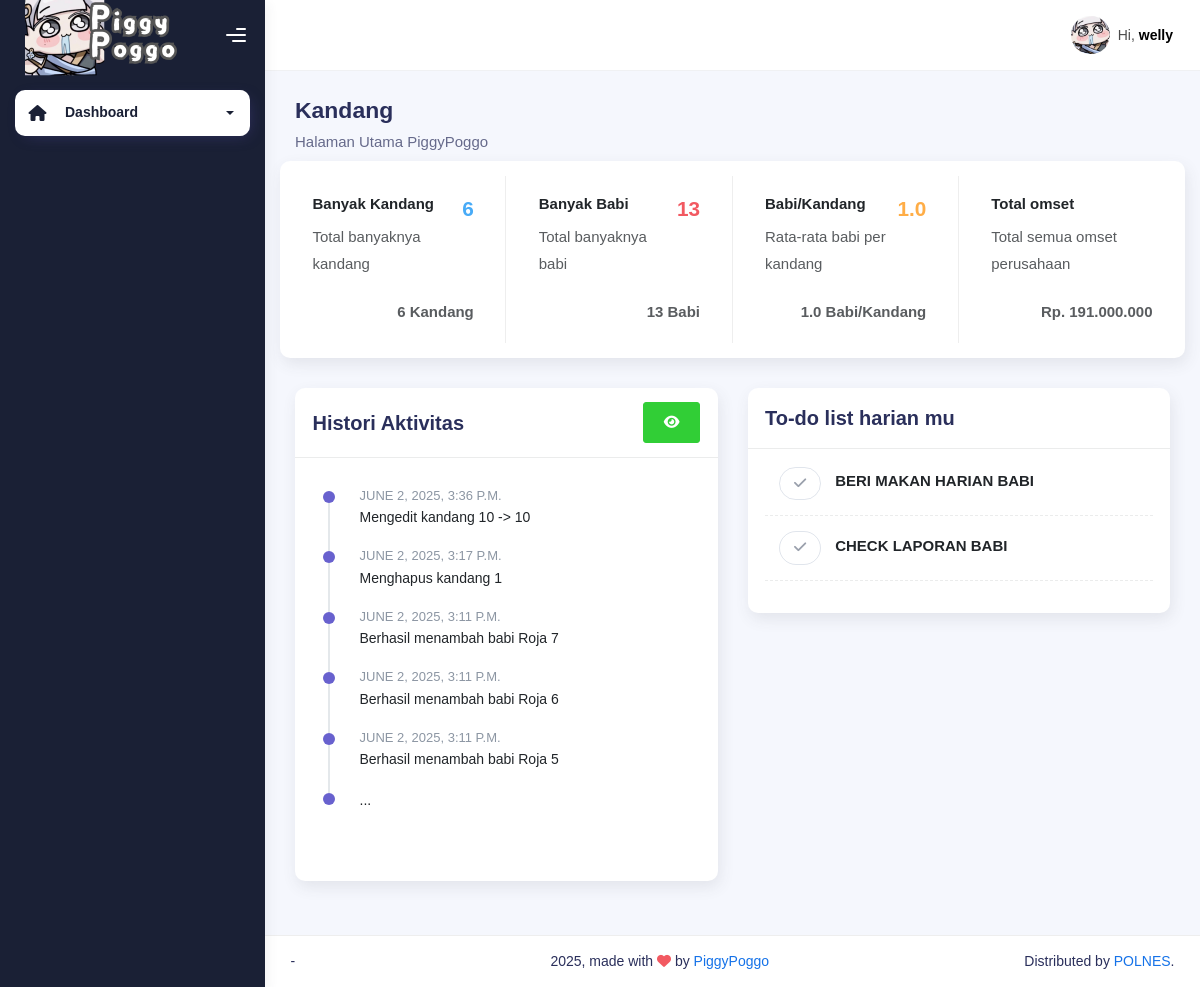
/dashboard (signed in), run on an earlier commit of the app's database.
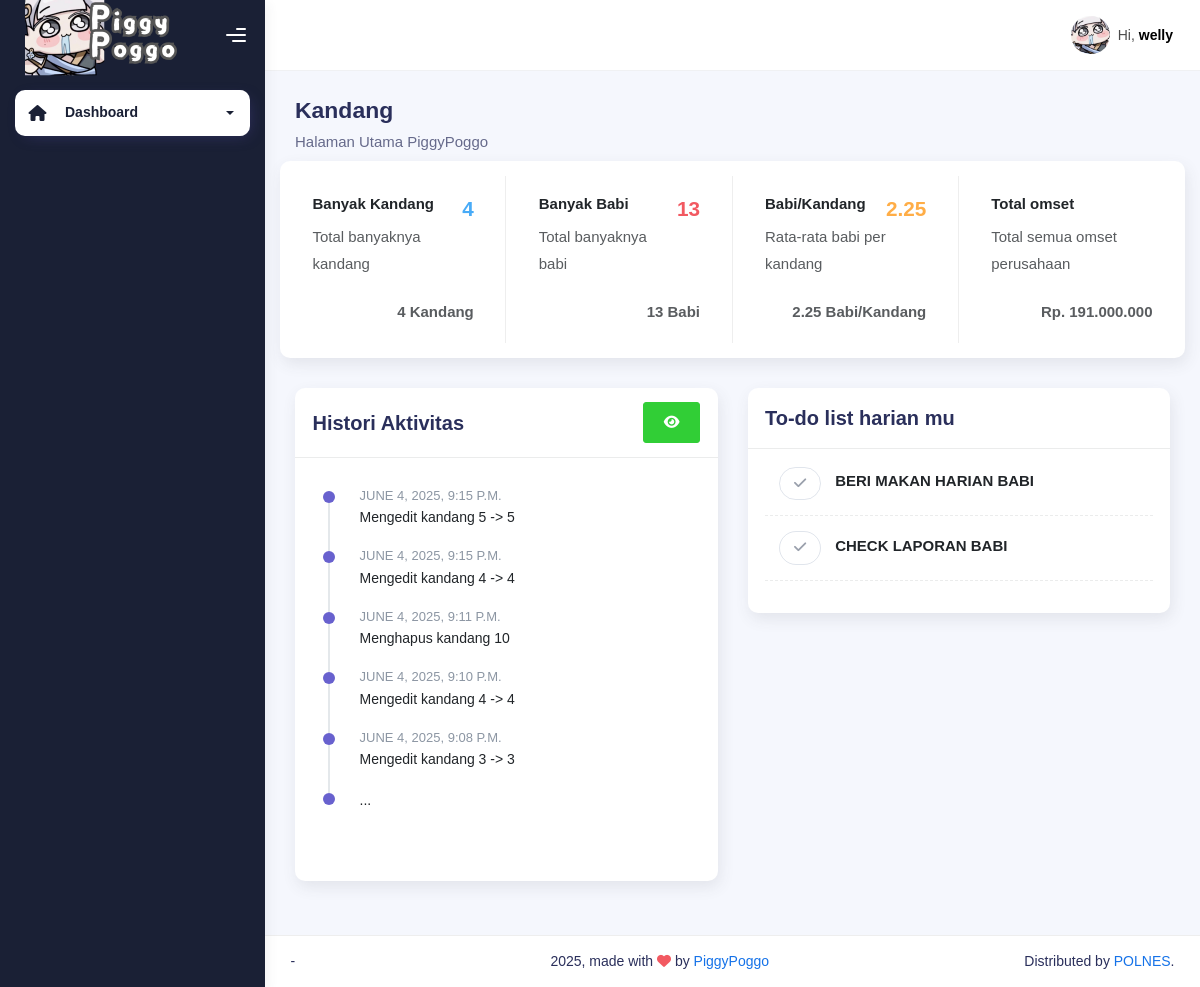
And on a later commit of the database.
### piggypoggo_app/models.py (models this page shows, shortened)
class Riwayat(models.Model):
    riwayat = models.TextField(null=True, blank=True)
    tanggal = models.DateTimeField(auto_now_add=True)
    def __str__(self):
        return f'{self.riwayat}'

class DailyDetail(models.Model):
    daily = models.ForeignKey(Daily, null=True, blank=True, on_delete=models.CASCADE)
    nama_daily = models.CharField(max_length=50, null=True, blank=True)
    last_check = models.DateField()
    @property
    def get_status(self):
        if self.last_check < date.today():
            return "Belum"
        else:
            return "Sudah"

### piggypoggo_app/views.py (the view)
# urls.py: path('dashboard', views.dashboard, name="dashboard"),
@login_required
@status_required([1, 2])
def dashboard(request):
    user_profile = UserProfile.objects.get(user=request.user)
    all_riwayats = Riwayat.objects.all().order_by('-pk')
    paginator = Paginator(all_riwayats, 5)
    all_kandang_count = Kandang.objects.all().count()
    all_babi_count = Babi.objects.filter(terjual=False).count()
    babi_per_kandang = Kandang.objects.annotate(babi_count=Count('babi'))
    average_babi_per_kandang = babi_per_kandang.aggregate(avg=Avg('babi_count'))['avg'] or 0
    omset_full = Nota.objects.all().aggregate(total_semua=Sum('total_harga'))['total_semua'] or 0
    omset_full = format_number(omset_full)
    daily = Daily.objects.filter(user=user_profile).first()
    dailies = DailyDetail.objects.filter(daily=daily)
    if request.method == 'POST':
        check_id = request.POST.get('daily')
        daily_detail = DailyDetail.objects.get(pk=check_id)
        daily_detail.last_check = date.today()
        daily_detail.save()
        return redirect('dashboard')
    context = {
        'on': 'utama',
        'all_riwayats': paginator.get_page(1),
        'all_kandang_count': all_kandang_count,
        'all_babi_count': all_babi_count,
        'average_babi_per_kandang': round(average_babi_per_kandang, 2),
        'omset_full': omset_full,
        'dailies': dailies,
    }
    return render(request, 'dashboard.html', context)

### piggypoggo_app/views.py (called while the page is built)
def format_number(value):
    try:
        value = int(value)
        return "{:,}".format(value).replace(",", ".")
    except:
        return value

### piggypoggo_app/templates/dashboard.html (shortened to what the changed rows need)
{% extends "base-dashboard.html" %} {% load static %}
{% block content %}
<div class="container">
  <div class="page-inner">
    <div class="row row-card-no-pd">
      <div class="col-12 col-sm-6 col-md-6 col-xl-3">
        <div class="card">
          <div class="card-body">
            <div class="d-flex justify-content-between">
              <div>
                <h6><b>Banyak Kandang</b></h6>
                <p class="text-muted">Total banyaknya kandang</p>
              </div>
              <h4 class="text-info fw-bold">{{ all_kandang_count }}</h4>
            </div>
            <div class="d-flex justify-content-between mt-2">
              <p class="text-muted mb-0">
                <b>{{ all_kandang_count }} Kandang</b>
              </p>
            </div>
          </div>
        </div>
      </div>
      <div class="col-12 col-sm-6 col-md-6 col-xl-3">
        <div class="card">
          <div class="card-body">
            <div class="d-flex justify-content-between">
              <div>
                <h6><b>Babi/Kandang</b></h6>
                <p class="text-muted">Rata-rata babi per kandang</p>
              </div>
              <h4 class="text-warning fw-bold">{{ average_babi_per_kandang }}</h4>
            </div>
            <div class="d-flex justify-content-between mt-2">
              <p class="text-muted mb-0">
                <b>{{ average_babi_per_kandang }} Babi/Kandang</b>
              </p>
            </div>
          </div>
        </div>
      </div>
    </div>
    <div class="row">
      <div class="col-md-6">
        <div class="card">
          <div class="card-body">
            <ol class="activity-feed">
              {% for riwayat in all_riwayats %}
              <li class="feed-item feed-item-secondary">
                <time class="date" datetime="">{{ riwayat.tanggal }}</time>
                <span class="text">
                  {{ riwayat }}
                </span>
              </li>
              {% endfor %}
            </ol>
          </div>
        </div>
      </div>
      <div class="col-md-6">
        <div class="card">
          <div class="card-body">
            {% if dailies %}
            {% for daily in dailies %}
            <div class="d-flex align-items-center ms-3">
              <div class="selectgroup selectgroup-pills me-2">
                <form method="POST">
                  <label class="selectgroup-item mb-0">
                    <span class="selectgroup-button">
                      <i class="fas fa-check"></i>
                    </span>
                  </label>
                </form>
              </div>
              <h6 class="text-uppercase fw-bold mb-1 mb-0">
                {{ daily.nama_daily }}
                <span class="text-warning ps-3"></span>
              </h6>
            </div>
            <div class="separator-dashed"></div>
            {% endfor %}
            {% else %}
            <div class="d-flex align-items-center ms-3">
              <h6 class="text-uppercase fw-bold mb-1 mb-0">Tidak ada daily</h6>
            </div>
            {% endif %}
          </div>
        </div>
      </div>
    </div>
  </div>
</div>
{% endblock content %}

What changed in the data, as far as the page shows it:
no longer on this page (row unchanged): Riwayat: tanggal "JUNE 2, 2025, 3:36 P.M.", riwayat "Mengedit kandang 10 -> 10"
no longer on this page (row unchanged): Riwayat: tanggal "JUNE 2, 2025, 3:17 P.M.", riwayat "Menghapus kandang 1"
no longer on this page (row unchanged): Riwayat: tanggal "JUNE 2, 2025, 3:11 P.M.", riwayat "Berhasil menambah babi Roja 7"
no longer on this page (row unchanged): Riwayat: tanggal "JUNE 2, 2025, 3:11 P.M.", riwayat "Berhasil menambah babi Roja 6"
no longer on this page (row unchanged): Riwayat: tanggal "JUNE 2, 2025, 3:11 P.M.", riwayat "Berhasil menambah babi Roja 5"
added Riwayat: tanggal "JUNE 4, 2025, 9:15 P.M.", riwayat "Mengedit kandang 5 -> 5"
added Riwayat: tanggal "JUNE 4, 2025, 9:15 P.M.", riwayat "Mengedit kandang 4 -> 4"
added Riwayat: tanggal "JUNE 4, 2025, 9:11 P.M.", riwayat "Menghapus kandang 10"
added Riwayat: tanggal "JUNE 4, 2025, 9:10 P.M.", riwayat "Mengedit kandang 4 -> 4"
added Riwayat: tanggal "JUNE 4, 2025, 9:08 P.M.", riwayat "Mengedit kandang 3 -> 3"
Also different on the page:
{{ all_kandang_count }}: "6" → "4"
{{ average_babi_per_kandang }}: "1.0" → "2.25"
